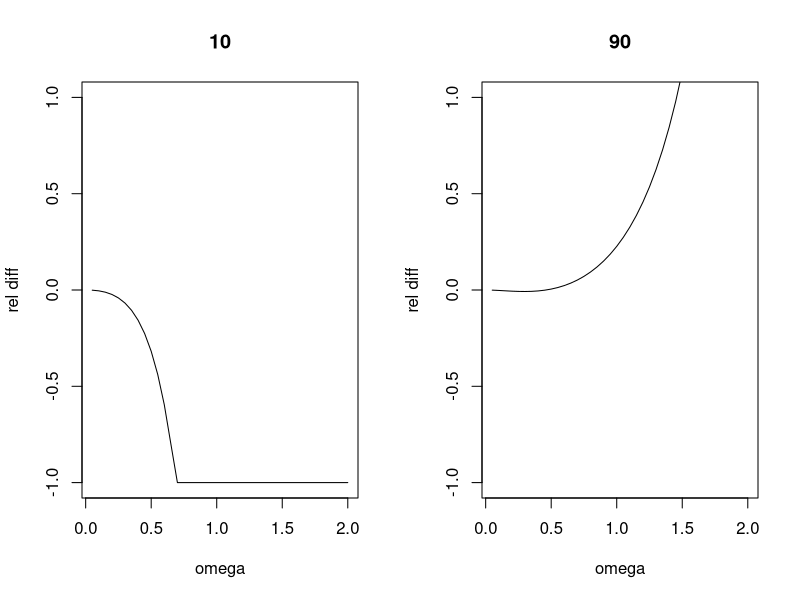
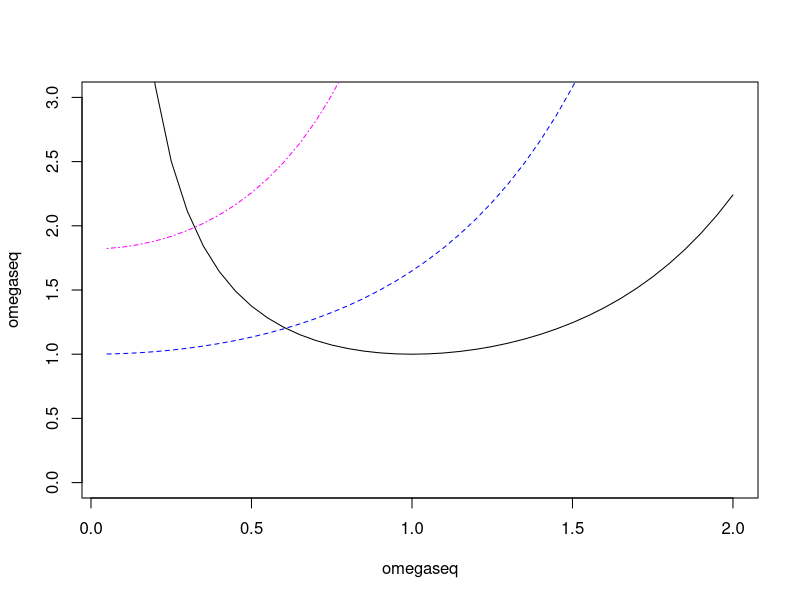
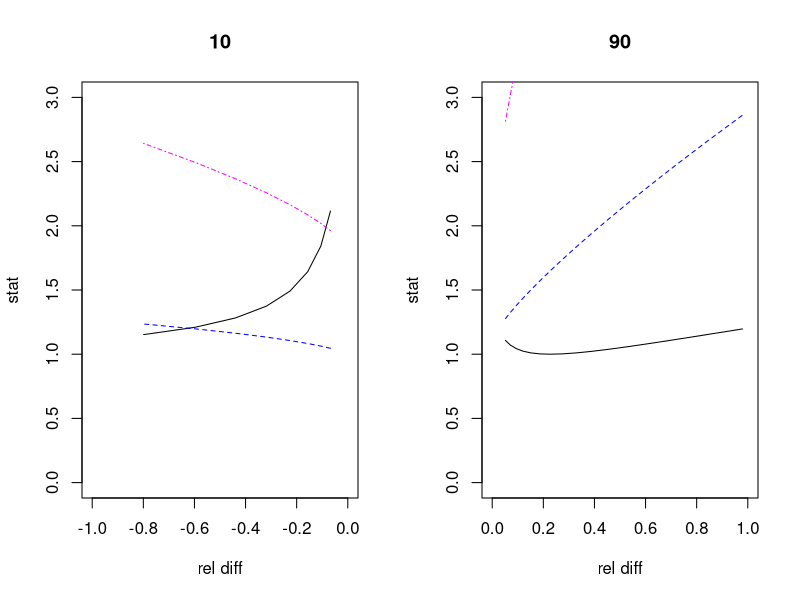
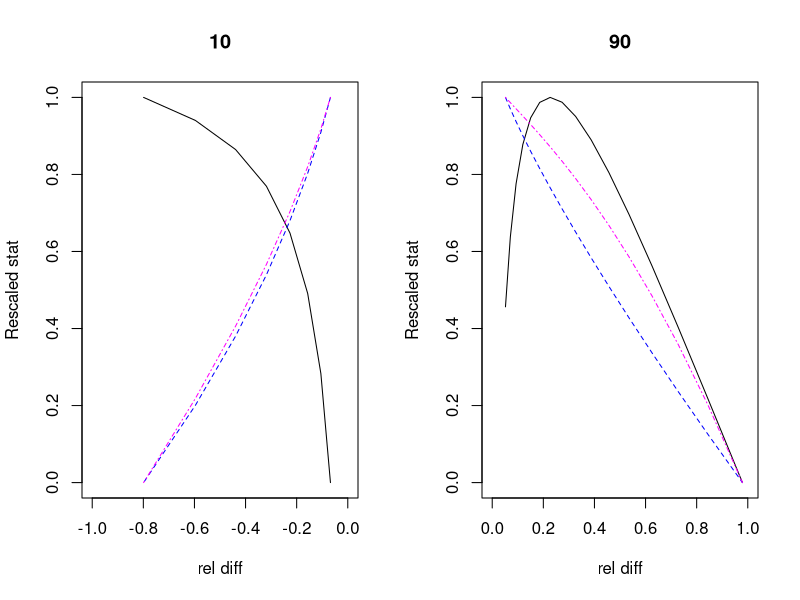

These figures' R source, in order:
#--------------------------------------------------------------------------------------------------------------#
# lognormal project
# Jeroen Elassaiss-Schaap (a, b), Kevin Duisters (c)

# a. Leiden Academic Centre for Drug Research, Leiden University
# b. PD-Value
# c. Mathematical Institute, Leiden University
#--------------------------------------------------------------------------------------------------------------#

# source functions (set working directory to source file location)
#source("functions/KL.R")
# test
#KL.proxy(theta=0.5,omega=0.2,mu=1,sigma=0.3)
#KL.exact(theta=0.5,omega=0.2,mu=1,sigma=0.3)
#--------------------------------------------------------------------------------------------------------------#

#--------------------------------------------------------------------------------------------------------------#
# Comparison of three statistics in two interpretations
#--------------------------------------------------------------------------------------------------------------#

# settings
theta <- log(8) # Fix any theta
omegaseq <- seq(0.05,2,by=0.05)
L <- length(omegaseq)
A <- D <- matrix(NA,L,2,dimnames=list(1:L,c("0.10","0.90")))

for(l in 1:L){
  omega <- omegaseq[l]
  
  # Method A (true lognormal interpretation)
  A[l,] <- c(qlnorm(0.10,theta,omega),qlnorm(0.90,theta,omega)) 
  
  # Method D (see paper Table with candidate model interpretations)
  mu <- exp(theta + 0.5*omega^2) # mean
  sigma <- sqrt(exp(2*theta)*(exp(2*omega^2) - exp(omega^2)  ))  # mean match
  D[l,] <- c(max(0,qnorm(0.10,mu,sigma)),qnorm(0.90,mu,sigma))  # cut off at zero (support lognormal)
  
}
par(mfrow=c(1,2))
plot(omegaseq,(D[,1]-A[,1])/A[,1],ylab="rel diff",xlab="omega",main="10",type="l",ylim=c(-1,1))
plot(omegaseq,(D[,2]-A[,2])/A[,2],ylab="rel diff",xlab="omega",main="90",type="l",ylim=c(-1,1))

#--------------------------------------------------------------------------------------------------------------#
# Introducing the statistics
MMR <- function(omega){exp((1/2)*omega^2)}
MDR <- function(omega){(1/omega)*exp((1/2)*(omega^2-1))}
skew <- function(omega){(exp(omega^2)+2)*sqrt(exp(omega^2-1)) }

# first some intuition; this is a reproduction of Jeroen's plot in email Nov 1
par(mfrow=c(1,1))
plot(omegaseq,omegaseq,ylim=c(0,3),type="n")
lines(omegaseq,MDR(omegaseq))
lines(omegaseq,MMR(omegaseq),col="blue",lty=2)
lines(omegaseq,skew(omegaseq),col="magenta",lty=4)

# Now, the question is how well statistics can capture bad relative performance (D-A)/A
# plot along omega values
par(mfrow=c(1,2))
rel10<-(D[,1]-A[,1])/A[,1]
sub10 <- (rel10 < -0.05) & (rel10 > -1) # subinterval to prevent measures from visually 'exploding'
plot(x=rel10[sub10],y=MDR(omegaseq[sub10]),ylab="stat",xlab="rel diff",type="l",ylim=c(0,3),main="10",xlim=c(-1,0))
lines(rel10[sub10],MMR(omegaseq[sub10]),col="blue",lty=2)
lines(rel10[sub10],skew(omegaseq[sub10]),col="magenta",lty=4)

rel90<-(D[,2]-A[,2])/A[,2]
sub90 <- (rel90 > 0.05) & (rel90 < 1) # subinterval to prevent measures from visually 'exploding'
plot(x=rel90[sub90],y=MDR(omegaseq[sub90]),ylab="stat",xlab="rel diff",type="l",ylim=c(0,3),main="90",xlim=c(0,1))
lines(x=rel90[sub90],MMR(omegaseq[sub90]),col="blue",lty=2)
lines(x=rel90[sub90],skew(omegaseq[sub90]),col="magenta",lty=4)

#--------------------------------------------------------------------------------------------------------------#
# Rescaled statistics on subinterval
# this is the figure from my email Nov 8
normf <- function(vec){
  return((max(vec)-vec)/(max(vec)-min(vec)))
}

par(mfrow=c(1,2))
rel10<-(D[,1]-A[,1])/A[,1]
sub10 <- (rel10 < -0.05) & (rel10 > -1)
plot(x=rel10[sub10],y=normf(MDR(omegaseq[sub10])),ylab="Rescaled stat",xlab="rel diff",type="l",ylim=c(0,1),main="10",xlim=c(-1,0))
lines(rel10[sub10],normf(MMR(omegaseq[sub10])),col="blue",lty=2)
lines(rel10[sub10],normf(skew(omegaseq[sub10])),col="magenta",lty=4)

rel90<-(D[,2]-A[,2])/A[,2]
sub90 <- (rel90 > 0.05) & (rel90 < 1)
plot(x=rel90[sub90],y=normf(MDR(omegaseq[sub90])),ylab="Rescaled stat",xlab="rel diff",type="l",ylim=c(0,1),main="90",xlim=c(0,1))
lines(x=rel90[sub90],normf(MMR(omegaseq[sub90])),col="blue",lty=2)
lines(x=rel90[sub90],normf(skew(omegaseq[sub90])),col="magenta",lty=4)
